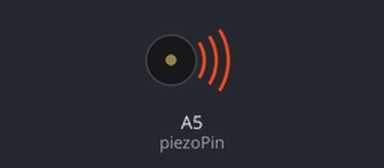
Recording of a sketch running on a simulated Arduino Uno, built with avr-gcc and run on an emulated ATmega328P. Parts: buzzer (waves = sounding).

Above: at 0.2 s.
At 3.7 s:
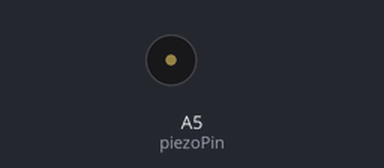
Timing chart, 0 to 4.6 s (numbered marks = the images above):
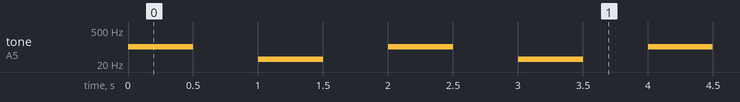

The sketch:

simple_piezo_speaker_tone.ino
```cpp
// simple piezo speaker tone
// speaker is attached to pin A5 and analog ground

int piezoPin = A5;

void setup() {

}//close setup

// delay time must be at least 2x the length of duration of tone in order to hear audible pause between multiple tones
// lowest accurate tone possible is 31 hz although values are unsigned integers audible from 0 to 65,535
// cannot use analogWrite() on pin # 3 & 11 while using the tone function because tone function uses the same built-in timer that analog write uses for pin # 3 & 11

void loop() {

  /*tone needs 2 arguments to work, but can take three
     1) Pin#
     2) Freq - value in hertz
  */

  //create a tone
  tone(piezoPin, 100, 500);

  delay (1000);

  tone(piezoPin, 31 , 500);

  delay (1000);

}
```

Measured:
- by itself, tone on A5 (piezoPin): repeats every 2.0 s: silent 0.50 s, 31 Hz 0.50 s, silent 0.50 s, 100 Hz 0.50 s
